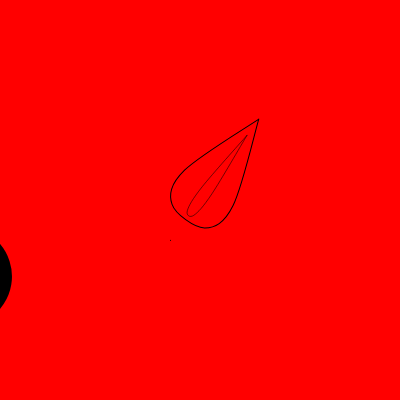
Frame 1 (no input)
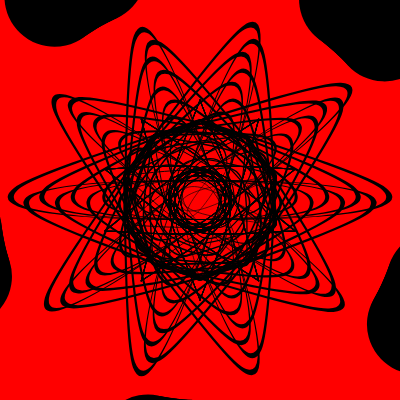
Frame 60 (no input)
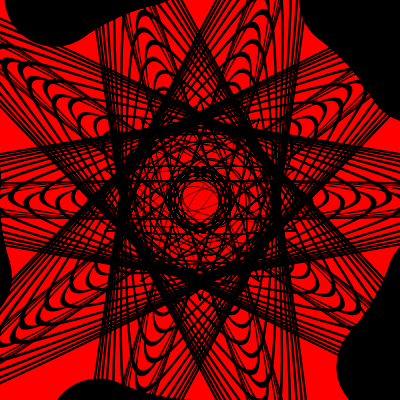
Frame 120 (the mouse pressed at the canvas centre since frame 60)

The p5.js sketch that drew these frames (run headless with seeded random() and noise() and a simulated clock; from frame 60 on, the mouse is pressed at the canvas centre):

// p5.js sketch
// ── sketch.js
let angle1=0;
let angle2=0;
let s= 0.1;
function setup() {
  createCanvas(400, 400);
    background(255,0,0);
}

function draw() {
translate(width/2,height/2);
  push();
angle1=angle1+0.1+36;
fill(255,0,255); 
rotate(radians(angle1))
strokeWeight(1);
point(0,50);
pop();

push();
angle1=angle1+0.1+36;
fill(255,0,255); 
rotate(radians(angle1))
strokeWeight(100);
point(0,250);
pop();

push();
s=s+0.1;
angle2=angle2+36;
noFill(); 
rotate(radians(angle2));
beginShape();
curveVertex(0,-100); 
curveVertex(0,-100); 
curveVertex(-30,-15); 
curveVertex(-20,20); 
curveVertex(20,20); 
curveVertex(30,-15); 
curveVertex(0,-100); 
curveVertex(0,-100); 
endShape();
scale(s,0.8)
beginShape();
curveVertex(0,-100); 
curveVertex(0,-100); 
curveVertex(-30,-15); 
curveVertex(-20,20); 
curveVertex(20,20); 
curveVertex(30,-15); 
curveVertex(0,-100); 
curveVertex(0,-100); 
endShape();
pop();
}
